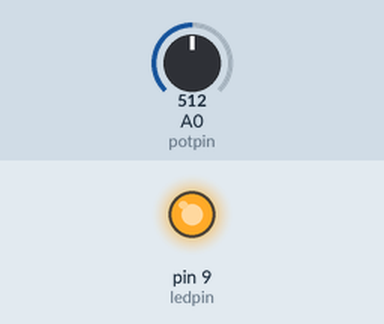
Simulated run of this sketch. Board: Arduino Uno, built with avr-gcc and run on an emulated ATmega328P. Shown: output pins drawn as LEDs (lit = HIGH). The test bench sets the inputs (shaded band); at power-on: A0 (potpin) = 512.

Above: at 1.2 s.
1.3 s: A0 (potpin) set to 5
2.8 s: A0 (potpin) set to 2
At 4.0 s:
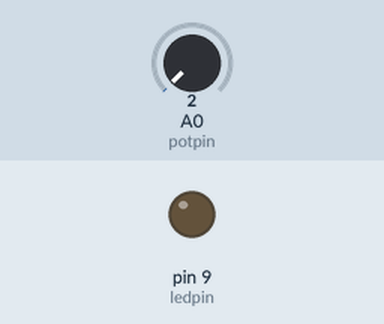
4.3 s: A0 (potpin) set to 122
At 5.2 s:
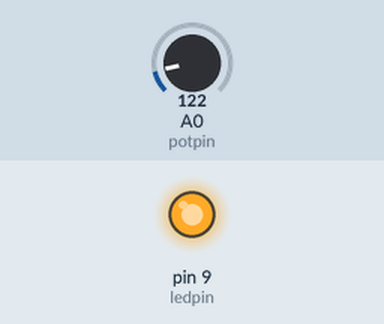
5.8 s: A0 (potpin) set to 0
At 6.3 s:
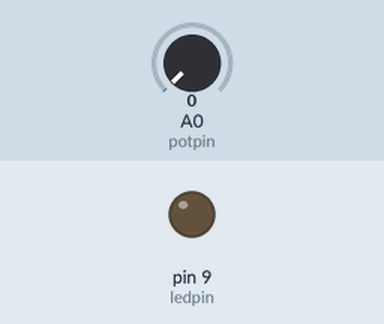
Timing chart, 0 to 8.3 s (numbered marks = the images above; inputs shaded):
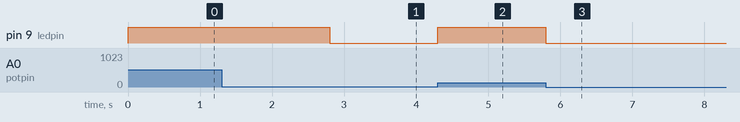

The sketch:

sketch.ino
```cpp
int ledpin = 9;
int potpin = A0;
void setup() {
  // put your setup code here, to run once:
pinMode(ledpin, OUTPUT);
}

void loop() {
  // put your main code here, to run repeatedly:
 int potval = analogRead(potpin);
 int brightness = potval/4;
 digitalWrite(ledpin,brightness);
}
```

Measured:
- the behaviour switches between 4 and 3 on A0 (potpin) (found by bisection; images 0 and 1)
- after the input at 1.3 s, every drawn part: stays the same
- after the input at 2.8 s, pin 9 (ledpin): HIGH → LOW at once
- after the input at 4.3 s, pin 9 (ledpin): LOW → HIGH at once
- after the input at 5.8 s, pin 9 (ledpin): HIGH → LOW at once
